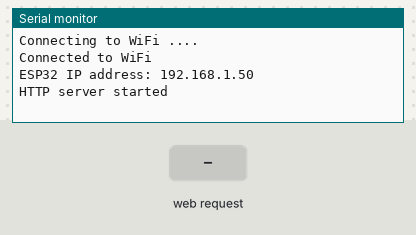
This sketch was run on a simulated ESP32. Shown: the last lines printed to the serial monitor. The test bench sets the inputs (shaded band). WiFi joins after 1.5 s; servers stay silent unless stated.

Above: at 3.2 s.
3.3 s: HTTP request GET /command received
At 4.1 s:
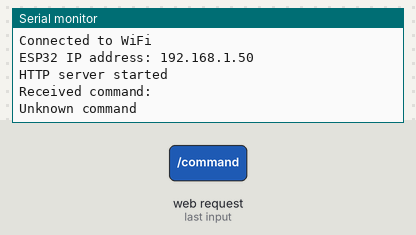
4.8 s: HTTP request GET /command?command=forward received
At 5.3 s:
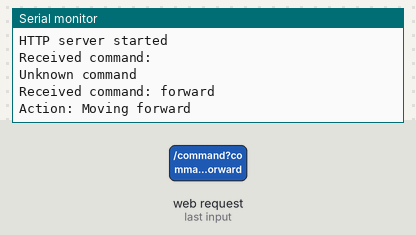
6.3 s: HTTP request GET /command?command=backward received
At 7.5 s:
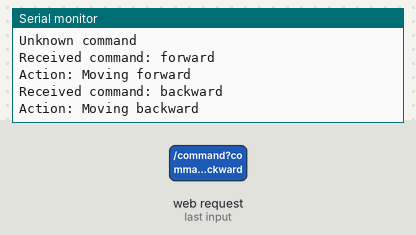
7.8 s: HTTP request GET /command?command=left received
At 8.8 s:
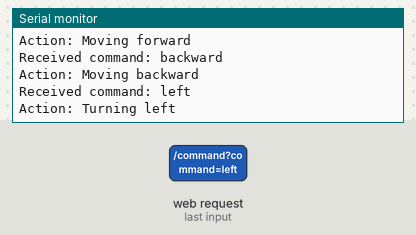
9.3 s: HTTP request GET /command?command=right received
At 9.9 s:
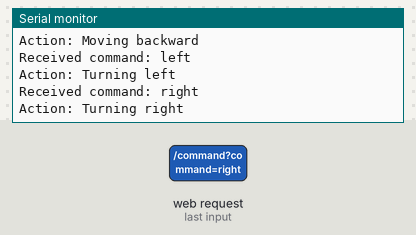

Measured:
- after the input at 3.3 s, the serial monitor: prints a new line at once (image 1)
- after the input at 4.8 s, the serial monitor: prints a new line at once (image 2)
- after the input at 6.3 s, the serial monitor: prints a new line at once (image 3)
- after the input at 7.8 s, the serial monitor: prints a new line at once (image 4)
- after the input at 9.3 s, the serial monitor: prints a new line at once (image 5)

The sketch:

esp_code.ino
```cpp
#include <WiFi.h>
#include <WebServer.h>

// Replace with your network credentials
const char* ssid = "realme 11 Pro+ 5G";
const char* password = "987654321";

// HTTP server instance
WebServer server(80);

// Command handler
void handleCommand() {
  String command = server.arg("command"); // Get command from request
  Serial.println("Received command: " + command);

  // Perform actions based on the command
  if (command == "forward") {
    Serial.println("Action: Moving forward");
  } else if (command == "backward") {
    Serial.println("Action: Moving backward");
  } else if (command == "left") {
    Serial.println("Action: Turning left");
  } else if (command == "right") {
    Serial.println("Action: Turning right");
  } else {
    Serial.println("Unknown command");
  }

  // Add CORS header and send response
  server.sendHeader("Access-Control-Allow-Origin", "*");
  server.send(200, "text/plain", "Command received and executed");
}

// Handle CORS preflight requests
void handleCors() {
  server.sendHeader("Access-Control-Allow-Origin", "*");
  server.sendHeader("Access-Control-Allow-Methods", "GET, POST, OPTIONS");
  server.sendHeader("Access-Control-Allow-Headers", "Content-Type");
  server.send(204); // No Content
}

// Initialize WiFi
void initWiFi() {
  WiFi.mode(WIFI_STA);
  WiFi.begin(ssid, password);
  Serial.print("Connecting to WiFi ..");
  while (WiFi.status() != WL_CONNECTED) {
    Serial.print('.');
    delay(1000);
  }
  Serial.println("\nConnected to WiFi");
  Serial.println("ESP32 IP address: " + WiFi.localIP().toString());
}

void setup() {
  Serial.begin(115200);
  initWiFi();

  // Handle CORS preflight requests
  server.on("/command", HTTP_OPTIONS, handleCors);

  // Handle GET requests
  server.on("/command", HTTP_GET, handleCommand);

  // Start the server
  server.begin();
  Serial.println("HTTP server started");
}

void loop() {
  server.handleClient(); // Handle incoming HTTP requests
}
```
